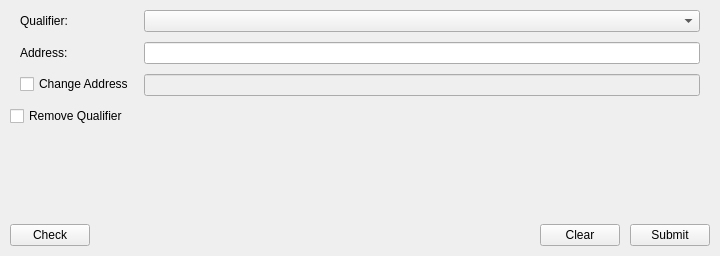
<?xml version="1.0" encoding="UTF-8"?>
<ui version="4.0">
 <class>AssignQualifier</class>
 <widget class="QWidget" name="AssignQualifier">
  <property name="geometry">
   <rect>
    <x>0</x>
    <y>0</y>
    <width>720</width>
    <height>256</height>
   </rect>
  </property>
  <property name="windowTitle">
   <string>Frame</string>
  </property>
  <layout class="QVBoxLayout" name="verticalLayout_2">
   <property name="spacing">
    <number>10</number>
   </property>
   <property name="leftMargin">
    <number>10</number>
   </property>
   <property name="topMargin">
    <number>10</number>
   </property>
   <property name="rightMargin">
    <number>10</number>
   </property>
   <property name="bottomMargin">
    <number>10</number>
   </property>
   <item>
    <layout class="QFormLayout" name="formLayout_2">
     <property name="horizontalSpacing">
      <number>10</number>
     </property>
     <property name="verticalSpacing">
      <number>10</number>
     </property>
     <property name="leftMargin">
      <number>10</number>
     </property>
     <property name="rightMargin">
      <number>10</number>
     </property>
     <item row="1" column="0">
      <widget class="QLabel" name="labelQualifier">
       <property name="text">
        <string>Qualifier:</string>
       </property>
      </widget>
     </item>
     <item row="3" column="0">
      <widget class="QLabel" name="labelAddress">
       <property name="text">
        <string>Address:</string>
       </property>
      </widget>
     </item>
     <item row="3" column="1">
      <widget class="QValidatedLineEdit" name="lineEditAddress">
       <property name="maxLength">
        <number>50</number>
       </property>
      </widget>
     </item>
     <item row="4" column="0">
      <widget class="QCheckBox" name="checkBoxChangeAddress">
       <property name="text">
        <string>Change Address</string>
       </property>
      </widget>
     </item>
     <item row="4" column="1">
      <widget class="QLineEdit" name="lineEditChangeAddress">
       <property name="enabled">
        <bool>false</bool>
       </property>
       <property name="maxLength">
        <number>50</number>
       </property>
      </widget>
     </item>
     <item row="1" column="1">
      <widget class="QComboBox" name="assetComboBox"/>
     </item>
    </layout>
   </item>
   <item>
    <widget class="QCheckBox" name="checkBoxRemoveQualifier">
     <property name="text">
      <string>Remove Qualifier</string>
     </property>
    </widget>
   </item>
   <item>
    <spacer name="verticalSpacer">
     <property name="orientation">
      <enum>Qt::Vertical</enum>
     </property>
     <property name="sizeHint" stdset="0">
      <size>
       <width>20</width>
       <height>40</height>
      </size>
     </property>
    </spacer>
   </item>
   <item>
    <widget class="QLabel" name="labelWarning">
     <property name="text">
      <string/>
     </property>
    </widget>
   </item>
   <item>
    <layout class="QHBoxLayout" name="horizontalLayout_2">
     <item>
      <widget class="QPushButton" name="buttonCheck">
       <property name="text">
        <string>Check</string>
       </property>
      </widget>
     </item>
     <item>
      <spacer name="horizontalSpacer_3">
       <property name="orientation">
        <enum>Qt::Horizontal</enum>
       </property>
       <property name="sizeHint" stdset="0">
        <size>
         <width>40</width>
         <height>20</height>
        </size>
       </property>
      </spacer>
     </item>
     <item>
      <widget class="QPushButton" name="buttonClear">
       <property name="text">
        <string>Clear</string>
       </property>
      </widget>
     </item>
     <item>
      <widget class="QPushButton" name="buttonSubmit">
       <property name="text">
        <string>Submit</string>
       </property>
      </widget>
     </item>
    </layout>
   </item>
  </layout>
 </widget>
 <customwidgets>
  <customwidget>
   <class>QValidatedLineEdit</class>
   <extends>QLineEdit</extends>
   <header>qvalidatedlineedit.h</header>
  </customwidget>
 </customwidgets>
 <resources/>
 <connections/>
</ui>
